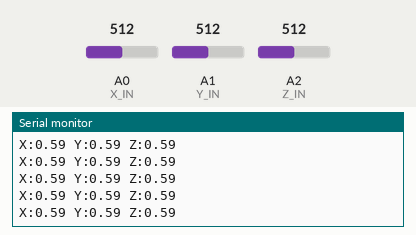
The sketch below on a simulated Arduino Uno, built with avr-gcc and run on an emulated ATmega328P. Parts: the last lines printed to the serial monitor. The test bench sets the inputs (shaded band); at power-on: A0 (X_IN) = 512, A1 (Y_IN) = 512, A2 (Z_IN) = 512. Storage starts empty.

Above: at 2.7 s.
2.8 s: A0 (X_IN) set to 689
At 2.91 s:
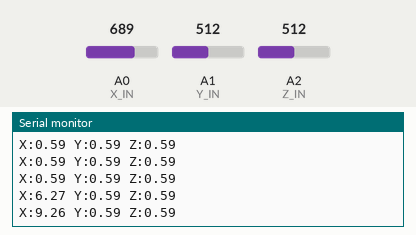
5.8 s: A0 (X_IN) set to 722
At 5.8 s:
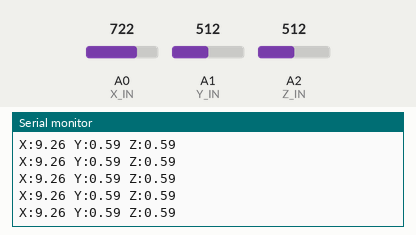
Timing chart, 0 to 8.8 s (numbered marks = the images above; inputs shaded):
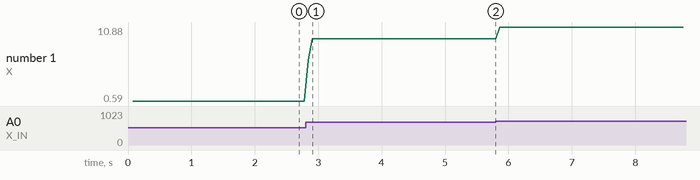

The sketch:

accelarate.ino
```cpp
#include <SD.h>
#include <SoftwareSerial.h>

#define X_IN 0
#define Y_IN 1
#define Z_IN 2

#define REPEAT 100
#define FILE_NAME "test_launch.txt"
File myFile;
const int sd_chip_select = 4;
long x, y, z;
String Buffer;

//The setup function is called once at startup of the sketch
void setup()
{
// Add your initialization code here
  Serial.begin(9600);
  while (!Serial); //Wait for user to open terminal
  Serial.print("Initializing SD card...");delay(5);
  if (!SD.begin(sd_chip_select)) {
    Serial.println("initialization failed!");
    while (1);
  }
  Serial.println("initialization done.");
}

// The loop function is called in an endless loop
void loop()
{
//Add your repeated code here

  x = 0;
  y = 0;
  z = 0;
  for(int i = 0 ; i < REPEAT ; i++){
    x += analogRead(X_IN);
    y += analogRead(Y_IN);
    z += analogRead(Z_IN);
  }

  x /= REPEAT;
  y /= REPEAT;
  z /= REPEAT;

  //Serial.print("X:");
  //Serial.print(9.8*(x-500)/(700-500));
  //Serial.print(" Y:");
  //Serial.print(9.8*(y-500)/(700-500));
  //Serial.print(" Z:");
  //Serial.println(9.8*(z-500)/(700-500));

  delay(20);
  Buffer.remove(0);
  Buffer.concat("X:");
  Buffer.concat(9.8*(x-500)/(700-500));
  Buffer.concat(" Y:");
  Buffer.concat(9.8*(y-500)/(700-500));
  Buffer.concat(" Z:");
  Buffer.concat(9.8*(z-500)/(700-500));
  Serial.println(Buffer);
  SDWriteData();
}

void SDWriteData(void) {

  // open the file. note that only one file can be open at a time,
  // so you have to close this one before opening another.
  myFile = SD.open(FILE_NAME, FILE_WRITE);

  // if the file opened okay, write to it:
  if (myFile) {
    myFile.println(Buffer);
    myFile.close();
    //Serial.println("done.");
  } else {
    // if the file didn't open, print an error:
    //Serial.println("error opening test.txt");
  }
}
```

Measured:
- after the input at 2.8 s, the serial monitor: prints a new line at once (image 1)
- plotted number 1: 0.59 → 9.26 after the input at 2.8 s, 9.26 → 10.88 after the input at 5.8 s
